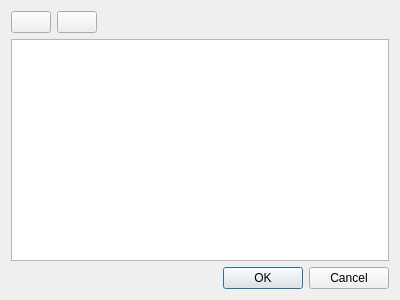
<?xml version="1.0" encoding="UTF-8"?>
<ui version="4.0">
 <class>Form</class>
 <widget class="QWidget" name="Form">
  <property name="geometry">
   <rect>
    <x>0</x>
    <y>0</y>
    <width>400</width>
    <height>300</height>
   </rect>
  </property>
  <property name="windowTitle">
   <string>Form</string>
  </property>
  <layout class="QVBoxLayout" name="verticalLayout">
   <item>
    <layout class="QHBoxLayout" name="horizontalLayout">
     <item>
      <widget class="QPushButton" name="add_btn">
       <property name="text">
        <string/>
       </property>
       <property name="icon">
        <iconset>
         <normaloff>icons/add.ico</normaloff>icons/add.ico</iconset>
       </property>
      </widget>
     </item>
     <item>
      <widget class="QPushButton" name="remove_btn">
       <property name="text">
        <string/>
       </property>
       <property name="icon">
        <iconset>
         <normaloff>icons/remove.ico</normaloff>icons/remove.ico</iconset>
       </property>
      </widget>
     </item>
     <item>
      <spacer name="horizontalSpacer">
       <property name="orientation">
        <enum>Qt::Horizontal</enum>
       </property>
       <property name="sizeHint" stdset="0">
        <size>
         <width>40</width>
         <height>20</height>
        </size>
       </property>
      </spacer>
     </item>
    </layout>
   </item>
   <item>
    <widget class="PersistentEditorTableView" name="table">
     <property name="editTriggers">
      <set>QAbstractItemView::DoubleClicked</set>
     </property>
     <property name="showDropIndicator" stdset="0">
      <bool>false</bool>
     </property>
     <property name="dragDropOverwriteMode">
      <bool>false</bool>
     </property>
     <property name="selectionMode">
      <enum>QAbstractItemView::SingleSelection</enum>
     </property>
     <property name="selectionBehavior">
      <enum>QAbstractItemView::SelectRows</enum>
     </property>
     <attribute name="horizontalHeaderStretchLastSection">
      <bool>true</bool>
     </attribute>
    </widget>
   </item>
   <item>
    <widget class="QDialogButtonBox" name="buttons">
     <property name="orientation">
      <enum>Qt::Horizontal</enum>
     </property>
     <property name="standardButtons">
      <set>QDialogButtonBox::Cancel|QDialogButtonBox::Ok</set>
     </property>
    </widget>
   </item>
  </layout>
 </widget>
 <customwidgets>
  <customwidget>
   <class>PersistentEditorTableView</class>
   <extends>QTableView</extends>
   <header>accwidgets.qt</header>
  </customwidget>
 </customwidgets>
 <resources/>
 <connections/>
</ui>
